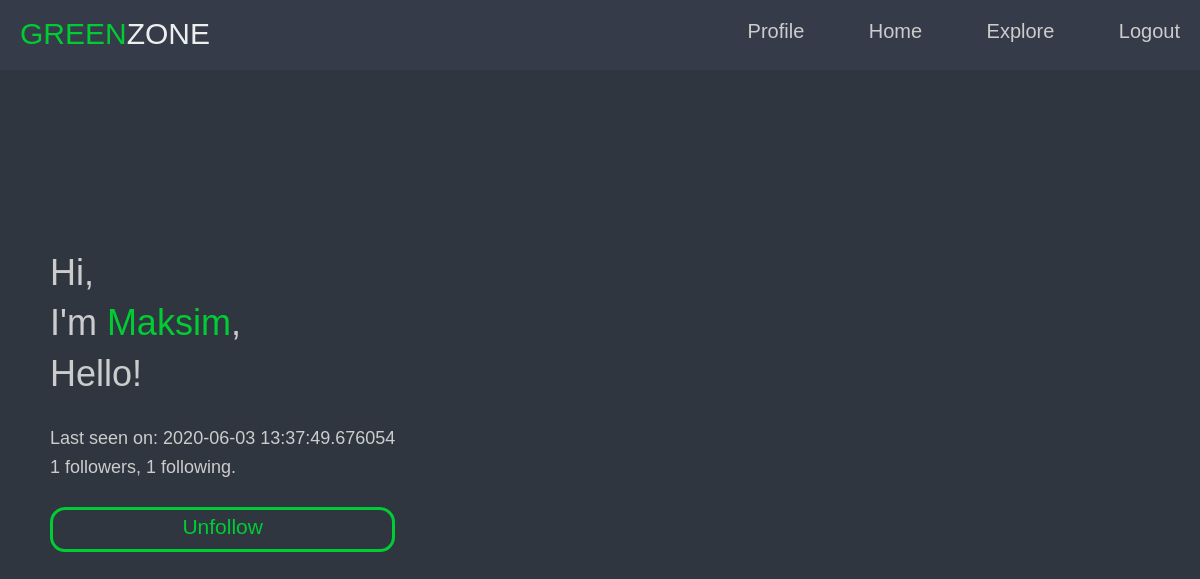
The page /user/Maksim (signed in) on the database its author committed.
### app/models.py (models this page shows, shortened)
class User(UserMixin, db.Model):
    id = db.Column(db.Integer, primary_key=True)
    username = db.Column(db.String(64), index=True, unique=True)
    email = db.Column(db.String(120), index=True, unique=True)
    password_hash = db.Column(db.String(128))
    posts = db.relationship('Post', backref='author', lazy='dynamic')
    about_me = db.Column(db.String(140))
    last_seen = db.Column(db.DateTime, default=datetime.utcnow)
    followed = db.relationship(
        'User', secondary=followers,
        primaryjoin=(followers.c.follower_id == id),
        secondaryjoin=(followers.c.followed_id == id),
        backref=db.backref('followers', lazy='dynamic'), lazy='dynamic')
    def is_following(self, user):
        return self.followed.filter(
            followers.c.followed_id == user.id).count() > 0
    def avatar(self, size):
        digest = md5(self.email.lower().encode('utf-8')).hexdigest()
        return 'https://www.gravatar.com/avatar/{}?d=identicon&s={}'.format(digest, size)

### app/routes.py (the view)
@app.route('/user/<username>')
@login_required
def user(username):
    user = User.query.filter_by(username=username).first_or_404()
    page = request.args.get('page', 1, type=int)
    posts = user.posts.order_by(Post.timestamp.desc()).paginate(
        page, app.config['POSTS_PER_PAGE'], False)
    next_url = url_for('user', username=user.username, page=posts.next_num) \
        if posts.has_next else None
    prev_url = url_for('user', username=user.username, page=posts.prev_num) \
        if posts.has_prev else None
    return render_template('user.html', user=user, posts=posts.items,
                           next_url=next_url, prev_url=prev_url)

### app/models.py (called while the page is built)
@login.user_loader
def load_user(id):
    return User.query.get(int(id))

### app/routes.py (called while the page is built)
@app.before_request
def before_request():
    if current_user.is_authenticated:
        current_user.last_seen = datetime.utcnow()
        db.session.commit()

### app/Templates/user.html (shortened to what this page needs)
﻿<html>
    <head>
    </head>
    <body>
        {% extends 'layout.html' %}
        {% block content %}
        <nav>
            <div class="logo">
                <p><span>GREEN</span>ZONE</p>
            </div>
            <ul>
                <li><a href="{{ url_for('user', username=current_user.username) }}">Profile</a></li>
                <li><a href="{{ url_for('index') }}">Home</a></li>
                <li><a href="{{ url_for('explore') }}">Explore</a></li>
                <li><a href="{{ url_for('logout') }}">Logout</a></li>
            </ul>
        </nav>
        <div class="about">
            <div>
                <h3>
                    Hi, <br>
                    I'm <span>{{ user.username }}</span>,
                    {% if user.about_me %}<br>
                    {{ user.about_me }}
                    {% endif %}
                </h3>
            </div>
            <div class="user_data">
                {% if user.last_seen %}<p>Last seen on: {{ user.last_seen }}</p>{% endif %}
                <p>{{ user.followers.count() }} followers, {{ user.followed.count() }} following.</p>
                {% if user == current_user %}<a href="{{ url_for('edit_profile') }}">Edit Profile</a>
                {% elif not current_user.is_following(user) %}
                <a href="{{ url_for('follow', username=user.username) }}">Follow</a>
                {% else %}
                <a href="{{ url_for('unfollow', username=user.username) }}">Unfollow</a>
                {% endif %}
            </div>
        </div>
        {% endblock %}

### app/static/css/base.css (style rules this page uses)
* { font-family: 'Poppins', sans-serif; box-sizing: border-box; text-decoration: none; outline: none; border: none; padding: 0; margin: 0; }
body { color: #ccc; height: 100vh; display: flex; font-size: 16px; line-height: 1.6; align-items: center; background: #2f3640; justify-content: center; }
p { cursor: default; font-size: 18px; }
a { color: #ccc }

### app/static/css/real.css (style rules this page uses)
h3 { font-size: 36px; cursor: default; font-weight: 300; line-height: 1.4; }

### app/static/css/user_style.css (style rules this page uses)
.about h3 span { color: #0c3; }
.about { transform: translate(0,-50%); position: absolute; max-width: 350px; text-align: left; margin: 0 50px; top: 50%; left: 0; }
.user_data { margin-top: 25px; }
.user_data p { font-size: 18px; }
.user_data a { border: 3px solid #0c3; border-radius: 15px; text-align: center; margin-top: 25px; font-size: 21px; display: block; height: 45px; width: 100%; color: #0c3; transition: .3s; }

### app/static/css/menu_style.css (style rules this page uses)
nav { background: #353b48; position: fixed; padding: 10px; height: 70px; width: 100%; z-index: 1; top: 0; left: 0; }
nav ul { float: right; }
nav ul li { display: inline-block; margin: 5px 10px 5px 50px; }
nav ul li a { font-size: 20px; color: #ccc; }
.logo { position: absolute; margin: 10px 0; left: 20px; top: 0; }
.logo p { user-select: none; font-size: 30px; color: #eee; }
.logo p span { color: #0c3; }

### rows shown on the page
User: username "Maksim", about_me "Hello!", last_seen "2020-06-03 13:37:49.676054"

### other values the page prints
{{ user.followers.count() }} "1"
{{ user.followed.count() }} "1"
